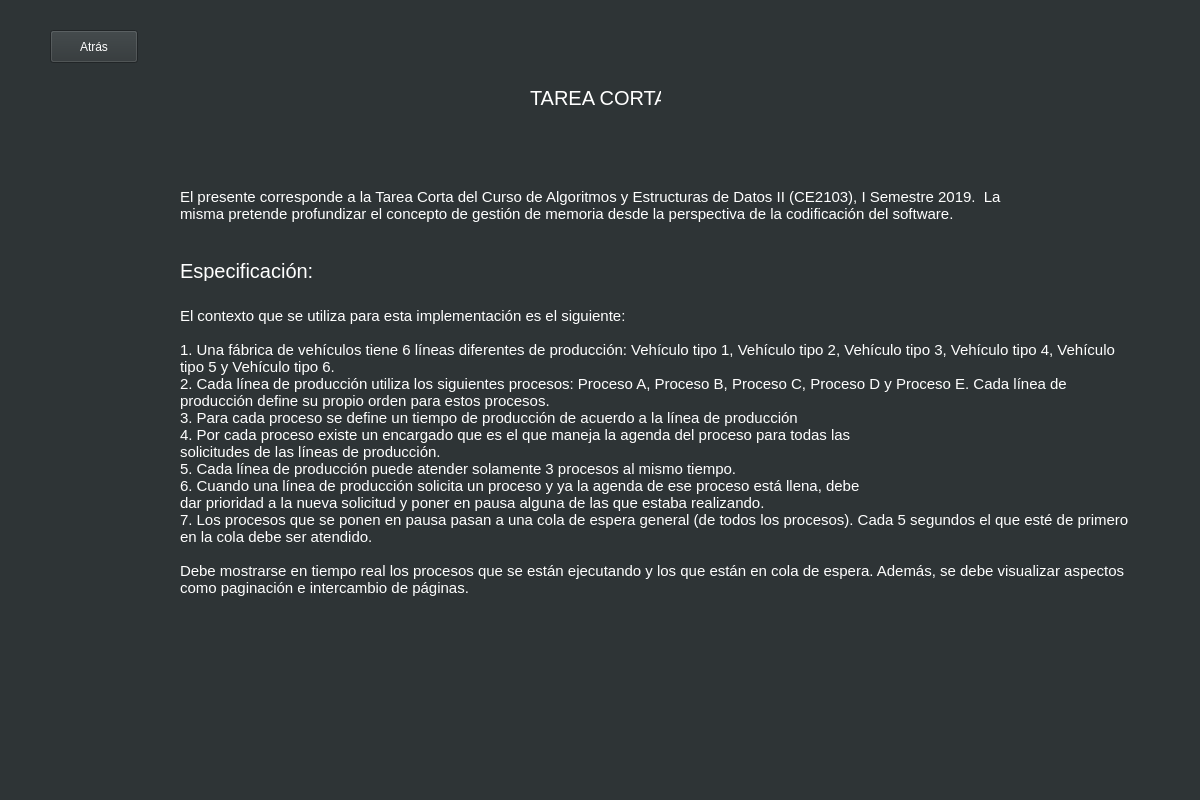
<?xml version="1.0" encoding="UTF-8"?>
<ui version="4.0">
 <class>aboutApp</class>
 <widget class="QWidget" name="aboutApp">
  <property name="geometry">
   <rect>
    <x>0</x>
    <y>0</y>
    <width>1200</width>
    <height>800</height>
   </rect>
  </property>
  <property name="palette">
   <palette>
    <active>
     <colorrole role="WindowText">
      <brush brushstyle="SolidPattern">
       <color alpha="255">
        <red>255</red>
        <green>255</green>
        <blue>255</blue>
       </color>
      </brush>
     </colorrole>
     <colorrole role="Button">
      <brush brushstyle="SolidPattern">
       <color alpha="255">
        <red>46</red>
        <green>52</green>
        <blue>54</blue>
       </color>
      </brush>
     </colorrole>
     <colorrole role="Light">
      <brush brushstyle="SolidPattern">
       <color alpha="255">
        <red>69</red>
        <green>78</green>
        <blue>81</blue>
       </color>
      </brush>
     </colorrole>
     <colorrole role="Midlight">
      <brush brushstyle="SolidPattern">
       <color alpha="255">
        <red>57</red>
        <green>65</green>
        <blue>67</blue>
       </color>
      </brush>
     </colorrole>
     <colorrole role="Dark">
      <brush brushstyle="SolidPattern">
       <color alpha="255">
        <red>23</red>
        <green>26</green>
        <blue>27</blue>
       </color>
      </brush>
     </colorrole>
     <colorrole role="Mid">
      <brush brushstyle="SolidPattern">
       <color alpha="255">
        <red>30</red>
        <green>34</green>
        <blue>36</blue>
       </color>
      </brush>
     </colorrole>
     <colorrole role="Text">
      <brush brushstyle="SolidPattern">
       <color alpha="255">
        <red>255</red>
        <green>255</green>
        <blue>255</blue>
       </color>
      </brush>
     </colorrole>
     <colorrole role="BrightText">
      <brush brushstyle="SolidPattern">
       <color alpha="255">
        <red>255</red>
        <green>255</green>
        <blue>255</blue>
       </color>
      </brush>
     </colorrole>
     <colorrole role="ButtonText">
      <brush brushstyle="SolidPattern">
       <color alpha="255">
        <red>255</red>
        <green>255</green>
        <blue>255</blue>
       </color>
      </brush>
     </colorrole>
     <colorrole role="Base">
      <brush brushstyle="SolidPattern">
       <color alpha="255">
        <red>0</red>
        <green>0</green>
        <blue>0</blue>
       </color>
      </brush>
     </colorrole>
     <colorrole role="Window">
      <brush brushstyle="SolidPattern">
       <color alpha="255">
        <red>46</red>
        <green>52</green>
        <blue>54</blue>
       </color>
      </brush>
     </colorrole>
     <colorrole role="Shadow">
      <brush brushstyle="SolidPattern">
       <color alpha="255">
        <red>0</red>
        <green>0</green>
        <blue>0</blue>
       </color>
      </brush>
     </colorrole>
     <colorrole role="AlternateBase">
      <brush brushstyle="SolidPattern">
       <color alpha="255">
        <red>23</red>
        <green>26</green>
        <blue>27</blue>
       </color>
      </brush>
     </colorrole>
     <colorrole role="ToolTipBase">
      <brush brushstyle="SolidPattern">
       <color alpha="255">
        <red>255</red>
        <green>255</green>
        <blue>220</blue>
       </color>
      </brush>
     </colorrole>
     <colorrole role="ToolTipText">
      <brush brushstyle="SolidPattern">
       <color alpha="255">
        <red>0</red>
        <green>0</green>
        <blue>0</blue>
       </color>
      </brush>
     </colorrole>
    </active>
    <inactive>
     <colorrole role="WindowText">
      <brush brushstyle="SolidPattern">
       <color alpha="255">
        <red>255</red>
        <green>255</green>
        <blue>255</blue>
       </color>
      </brush>
     </colorrole>
     <colorrole role="Button">
      <brush brushstyle="SolidPattern">
       <color alpha="255">
        <red>46</red>
        <green>52</green>
        <blue>54</blue>
       </color>
      </brush>
     </colorrole>
     <colorrole role="Light">
      <brush brushstyle="SolidPattern">
       <color alpha="255">
        <red>69</red>
        <green>78</green>
        <blue>81</blue>
       </color>
      </brush>
     </colorrole>
     <colorrole role="Midlight">
      <brush brushstyle="SolidPattern">
       <color alpha="255">
        <red>57</red>
        <green>65</green>
        <blue>67</blue>
       </color>
      </brush>
     </colorrole>
     <colorrole role="Dark">
      <brush brushstyle="SolidPattern">
       <color alpha="255">
        <red>23</red>
        <green>26</green>
        <blue>27</blue>
       </color>
      </brush>
     </colorrole>
     <colorrole role="Mid">
      <brush brushstyle="SolidPattern">
       <color alpha="255">
        <red>30</red>
        <green>34</green>
        <blue>36</blue>
       </color>
      </brush>
     </colorrole>
     <colorrole role="Text">
      <brush brushstyle="SolidPattern">
       <color alpha="255">
        <red>255</red>
        <green>255</green>
        <blue>255</blue>
       </color>
      </brush>
     </colorrole>
     <colorrole role="BrightText">
      <brush brushstyle="SolidPattern">
       <color alpha="255">
        <red>255</red>
        <green>255</green>
        <blue>255</blue>
       </color>
      </brush>
     </colorrole>
     <colorrole role="ButtonText">
      <brush brushstyle="SolidPattern">
       <color alpha="255">
        <red>255</red>
        <green>255</green>
        <blue>255</blue>
       </color>
      </brush>
     </colorrole>
     <colorrole role="Base">
      <brush brushstyle="SolidPattern">
       <color alpha="255">
        <red>0</red>
        <green>0</green>
        <blue>0</blue>
       </color>
      </brush>
     </colorrole>
     <colorrole role="Window">
      <brush brushstyle="SolidPattern">
       <color alpha="255">
        <red>46</red>
        <green>52</green>
        <blue>54</blue>
       </color>
      </brush>
     </colorrole>
     <colorrole role="Shadow">
      <brush brushstyle="SolidPattern">
       <color alpha="255">
        <red>0</red>
        <green>0</green>
        <blue>0</blue>
       </color>
      </brush>
     </colorrole>
     <colorrole role="AlternateBase">
      <brush brushstyle="SolidPattern">
       <color alpha="255">
        <red>23</red>
        <green>26</green>
        <blue>27</blue>
       </color>
      </brush>
     </colorrole>
     <colorrole role="ToolTipBase">
      <brush brushstyle="SolidPattern">
       <color alpha="255">
        <red>255</red>
        <green>255</green>
        <blue>220</blue>
       </color>
      </brush>
     </colorrole>
     <colorrole role="ToolTipText">
      <brush brushstyle="SolidPattern">
       <color alpha="255">
        <red>0</red>
        <green>0</green>
        <blue>0</blue>
       </color>
      </brush>
     </colorrole>
    </inactive>
    <disabled>
     <colorrole role="WindowText">
      <brush brushstyle="SolidPattern">
       <color alpha="255">
        <red>23</red>
        <green>26</green>
        <blue>27</blue>
       </color>
      </brush>
     </colorrole>
     <colorrole role="Button">
      <brush brushstyle="SolidPattern">
       <color alpha="255">
        <red>46</red>
        <green>52</green>
        <blue>54</blue>
       </color>
      </brush>
     </colorrole>
     <colorrole role="Light">
      <brush brushstyle="SolidPattern">
       <color alpha="255">
        <red>69</red>
        <green>78</green>
        <blue>81</blue>
       </color>
      </brush>
     </colorrole>
     <colorrole role="Midlight">
      <brush brushstyle="SolidPattern">
       <color alpha="255">
        <red>57</red>
        <green>65</green>
        <blue>67</blue>
       </color>
      </brush>
     </colorrole>
     <colorrole role="Dark">
      <brush brushstyle="SolidPattern">
       <color alpha="255">
        <red>23</red>
        <green>26</green>
        <blue>27</blue>
       </color>
      </brush>
     </colorrole>
     <colorrole role="Mid">
      <brush brushstyle="SolidPattern">
       <color alpha="255">
        <red>30</red>
        <green>34</green>
        <blue>36</blue>
       </color>
      </brush>
     </colorrole>
     <colorrole role="Text">
      <brush brushstyle="SolidPattern">
       <color alpha="255">
        <red>23</red>
        <green>26</green>
        <blue>27</blue>
       </color>
      </brush>
     </colorrole>
     <colorrole role="BrightText">
      <brush brushstyle="SolidPattern">
       <color alpha="255">
        <red>255</red>
        <green>255</green>
        <blue>255</blue>
       </color>
      </brush>
     </colorrole>
     <colorrole role="ButtonText">
      <brush brushstyle="SolidPattern">
       <color alpha="255">
        <red>23</red>
        <green>26</green>
        <blue>27</blue>
       </color>
      </brush>
     </colorrole>
     <colorrole role="Base">
      <brush brushstyle="SolidPattern">
       <color alpha="255">
        <red>46</red>
        <green>52</green>
        <blue>54</blue>
       </color>
      </brush>
     </colorrole>
     <colorrole role="Window">
      <brush brushstyle="SolidPattern">
       <color alpha="255">
        <red>46</red>
        <green>52</green>
        <blue>54</blue>
       </color>
      </brush>
     </colorrole>
     <colorrole role="Shadow">
      <brush brushstyle="SolidPattern">
       <color alpha="255">
        <red>0</red>
        <green>0</green>
        <blue>0</blue>
       </color>
      </brush>
     </colorrole>
     <colorrole role="AlternateBase">
      <brush brushstyle="SolidPattern">
       <color alpha="255">
        <red>46</red>
        <green>52</green>
        <blue>54</blue>
       </color>
      </brush>
     </colorrole>
     <colorrole role="ToolTipBase">
      <brush brushstyle="SolidPattern">
       <color alpha="255">
        <red>255</red>
        <green>255</green>
        <blue>220</blue>
       </color>
      </brush>
     </colorrole>
     <colorrole role="ToolTipText">
      <brush brushstyle="SolidPattern">
       <color alpha="255">
        <red>0</red>
        <green>0</green>
        <blue>0</blue>
       </color>
      </brush>
     </colorrole>
    </disabled>
   </palette>
  </property>
  <property name="windowTitle">
   <string>Acerca de</string>
  </property>
  <widget class="QPushButton" name="backButton">
   <property name="geometry">
    <rect>
     <x>50</x>
     <y>30</y>
     <width>88</width>
     <height>33</height>
    </rect>
   </property>
   <property name="palette">
    <palette>
     <active>
      <colorrole role="WindowText">
       <brush brushstyle="SolidPattern">
        <color alpha="255">
         <red>255</red>
         <green>255</green>
         <blue>255</blue>
        </color>
       </brush>
      </colorrole>
      <colorrole role="Dark">
       <brush brushstyle="SolidPattern">
        <color alpha="255">
         <red>46</red>
         <green>52</green>
         <blue>54</blue>
        </color>
       </brush>
      </colorrole>
      <colorrole role="Mid">
       <brush brushstyle="SolidPattern">
        <color alpha="255">
         <red>46</red>
         <green>52</green>
         <blue>54</blue>
        </color>
       </brush>
      </colorrole>
      <colorrole role="Text">
       <brush brushstyle="SolidPattern">
        <color alpha="255">
         <red>255</red>
         <green>255</green>
         <blue>255</blue>
        </color>
       </brush>
      </colorrole>
      <colorrole role="ButtonText">
       <brush brushstyle="SolidPattern">
        <color alpha="255">
         <red>255</red>
         <green>255</green>
         <blue>255</blue>
        </color>
       </brush>
      </colorrole>
      <colorrole role="Base">
       <brush brushstyle="SolidPattern">
        <color alpha="255">
         <red>46</red>
         <green>52</green>
         <blue>54</blue>
        </color>
       </brush>
      </colorrole>
      <colorrole role="Shadow">
       <brush brushstyle="SolidPattern">
        <color alpha="255">
         <red>46</red>
         <green>52</green>
         <blue>54</blue>
        </color>
       </brush>
      </colorrole>
     </active>
     <inactive>
      <colorrole role="WindowText">
       <brush brushstyle="SolidPattern">
        <color alpha="255">
         <red>255</red>
         <green>255</green>
         <blue>255</blue>
        </color>
       </brush>
      </colorrole>
      <colorrole role="Dark">
       <brush brushstyle="SolidPattern">
        <color alpha="255">
         <red>46</red>
         <green>52</green>
         <blue>54</blue>
        </color>
       </brush>
      </colorrole>
      <colorrole role="Mid">
       <brush brushstyle="SolidPattern">
        <color alpha="255">
         <red>46</red>
         <green>52</green>
         <blue>54</blue>
        </color>
       </brush>
      </colorrole>
      <colorrole role="Text">
       <brush brushstyle="SolidPattern">
        <color alpha="255">
         <red>255</red>
         <green>255</green>
         <blue>255</blue>
        </color>
       </brush>
      </colorrole>
      <colorrole role="ButtonText">
       <brush brushstyle="SolidPattern">
        <color alpha="255">
         <red>255</red>
         <green>255</green>
         <blue>255</blue>
        </color>
       </brush>
      </colorrole>
      <colorrole role="Base">
       <brush brushstyle="SolidPattern">
        <color alpha="255">
         <red>46</red>
         <green>52</green>
         <blue>54</blue>
        </color>
       </brush>
      </colorrole>
      <colorrole role="Shadow">
       <brush brushstyle="SolidPattern">
        <color alpha="255">
         <red>46</red>
         <green>52</green>
         <blue>54</blue>
        </color>
       </brush>
      </colorrole>
     </inactive>
     <disabled>
      <colorrole role="WindowText">
       <brush brushstyle="SolidPattern">
        <color alpha="255">
         <red>46</red>
         <green>52</green>
         <blue>54</blue>
        </color>
       </brush>
      </colorrole>
      <colorrole role="Dark">
       <brush brushstyle="SolidPattern">
        <color alpha="255">
         <red>46</red>
         <green>52</green>
         <blue>54</blue>
        </color>
       </brush>
      </colorrole>
      <colorrole role="Mid">
       <brush brushstyle="SolidPattern">
        <color alpha="255">
         <red>46</red>
         <green>52</green>
         <blue>54</blue>
        </color>
       </brush>
      </colorrole>
      <colorrole role="Text">
       <brush brushstyle="SolidPattern">
        <color alpha="255">
         <red>46</red>
         <green>52</green>
         <blue>54</blue>
        </color>
       </brush>
      </colorrole>
      <colorrole role="ButtonText">
       <brush brushstyle="SolidPattern">
        <color alpha="255">
         <red>46</red>
         <green>52</green>
         <blue>54</blue>
        </color>
       </brush>
      </colorrole>
      <colorrole role="Base">
       <brush brushstyle="SolidPattern">
        <color alpha="255">
         <red>46</red>
         <green>52</green>
         <blue>54</blue>
        </color>
       </brush>
      </colorrole>
      <colorrole role="Shadow">
       <brush brushstyle="SolidPattern">
        <color alpha="255">
         <red>46</red>
         <green>52</green>
         <blue>54</blue>
        </color>
       </brush>
      </colorrole>
     </disabled>
    </palette>
   </property>
   <property name="text">
    <string>Atrás</string>
   </property>
  </widget>
  <widget class="QLabel" name="label">
   <property name="geometry">
    <rect>
     <x>530</x>
     <y>90</y>
     <width>131</width>
     <height>16</height>
    </rect>
   </property>
   <property name="font">
    <font>
     <pointsize>15</pointsize>
    </font>
   </property>
   <property name="text">
    <string>TAREA CORTA</string>
   </property>
  </widget>
  <widget class="QLabel" name="label_2">
   <property name="geometry">
    <rect>
     <x>180</x>
     <y>170</y>
     <width>841</width>
     <height>71</height>
    </rect>
   </property>
   <property name="font">
    <font>
     <pointsize>11</pointsize>
    </font>
   </property>
   <property name="text">
    <string>El presente corresponde a la Tarea Corta del Curso de Algoritmos y Estructuras de Datos II (CE2103), I Semestre 2019.  La misma pretende profundizar el concepto de gestión de memoria desde la perspectiva de la codificación del software.</string>
   </property>
   <property name="wordWrap">
    <bool>true</bool>
   </property>
  </widget>
  <widget class="QLabel" name="label_4">
   <property name="geometry">
    <rect>
     <x>180</x>
     <y>260</y>
     <width>141</width>
     <height>21</height>
    </rect>
   </property>
   <property name="font">
    <font>
     <pointsize>15</pointsize>
    </font>
   </property>
   <property name="text">
    <string>Especificación:</string>
   </property>
  </widget>
  <widget class="QLabel" name="label_5">
   <property name="geometry">
    <rect>
     <x>180</x>
     <y>300</y>
     <width>961</width>
     <height>321</height>
    </rect>
   </property>
   <property name="font">
    <font>
     <pointsize>11</pointsize>
    </font>
   </property>
   <property name="text">
    <string>El contexto que se utiliza para esta implementación es el siguiente:

1. Una fábrica de vehículos tiene 6 líneas diferentes de producción: Vehículo tipo 1, Vehículo tipo 2, Vehículo tipo 3, Vehículo tipo 4, Vehículo tipo 5 y Vehículo tipo 6.
2. Cada línea de producción utiliza los siguientes procesos: Proceso A, Proceso B, Proceso C, Proceso D y Proceso E. Cada línea de producción define su propio orden para estos procesos.
3. Para cada proceso se define un tiempo de producción de acuerdo a la línea de producción
4. Por cada proceso existe un encargado que es el que maneja la agenda del proceso para todas las
solicitudes de las líneas de producción.
5. Cada línea de producción puede atender solamente 3 procesos al mismo tiempo.
6. Cuando una línea de producción solicita un proceso y ya la agenda de ese proceso está llena, debe
dar prioridad a la nueva solicitud y poner en pausa alguna de las que estaba realizando.
7. Los procesos que se ponen en pausa pasan a una cola de espera general (de todos los procesos). Cada 5 segundos el que esté de primero en la cola debe ser atendido.

Debe mostrarse en tiempo real los procesos que se están ejecutando y los que están en cola de espera. Además, se debe visualizar aspectos como paginación e intercambio de páginas.
</string>
   </property>
   <property name="wordWrap">
    <bool>true</bool>
   </property>
  </widget>
 </widget>
 <resources/>
 <connections/>
</ui>
